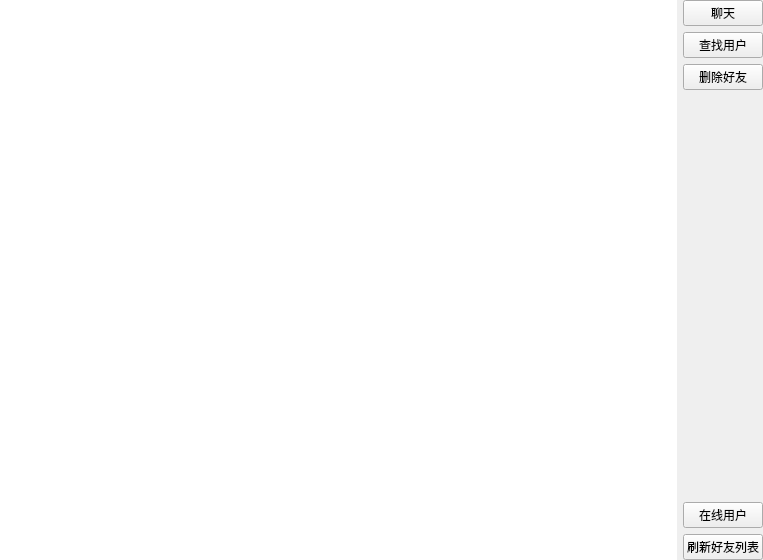
<?xml version="1.0" encoding="UTF-8"?>
<ui version="4.0">
 <class>Friend</class>
 <widget class="QWidget" name="Friend">
  <property name="geometry">
   <rect>
    <x>0</x>
    <y>0</y>
    <width>763</width>
    <height>560</height>
   </rect>
  </property>
  <property name="windowTitle">
   <string>Form</string>
  </property>
  <layout class="QGridLayout" name="gridLayout">
   <property name="leftMargin">
    <number>0</number>
   </property>
   <property name="topMargin">
    <number>0</number>
   </property>
   <property name="rightMargin">
    <number>0</number>
   </property>
   <property name="bottomMargin">
    <number>0</number>
   </property>
   <item row="0" column="0">
    <widget class="QListWidget" name="lw_onlinefriend">
     <property name="frameShape">
      <enum>QFrame::NoFrame</enum>
     </property>
    </widget>
   </item>
   <item row="0" column="1">
    <layout class="QVBoxLayout" name="verticalLayout">
     <item>
      <widget class="QPushButton" name="bnt_chat">
       <property name="text">
        <string>聊天</string>
       </property>
      </widget>
     </item>
     <item>
      <widget class="QPushButton" name="bnt_finduser">
       <property name="text">
        <string>查找用户</string>
       </property>
      </widget>
     </item>
     <item>
      <widget class="QPushButton" name="bnt_delfriend">
       <property name="text">
        <string>删除好友</string>
       </property>
      </widget>
     </item>
     <item>
      <spacer name="verticalSpacer_3">
       <property name="orientation">
        <enum>Qt::Vertical</enum>
       </property>
       <property name="sizeHint" stdset="0">
        <size>
         <width>20</width>
         <height>13</height>
        </size>
       </property>
      </spacer>
     </item>
     <item>
      <widget class="QPushButton" name="bnt_onlineusers">
       <property name="text">
        <string>在线用户</string>
       </property>
      </widget>
     </item>
     <item>
      <widget class="QPushButton" name="bnt_flushlist">
       <property name="text">
        <string>刷新好友列表</string>
       </property>
      </widget>
     </item>
    </layout>
   </item>
  </layout>
 </widget>
 <resources/>
 <connections/>
</ui>
